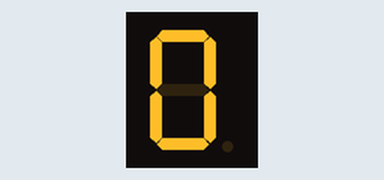
Bench run of a sketch on a simulated Arduino Uno, built with avr-gcc and run on an emulated ATmega328P. Shown: 1-digit seven-segment display. Wiring (inferred from the names in the program): 1-digit 7-segment display, segments lit when HIGH: segments pin 2, pin 3, pin 4, pin 5, pin 6, pin 7, pin 8, pin 9. The segment pins are drawn as the display they are named for.

Above: at 0.1 s.
At 1.1 s:
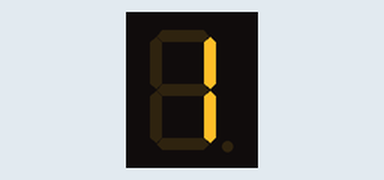
At 2.1 s:
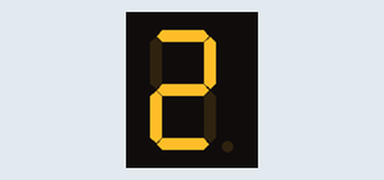
At 4.1 s:
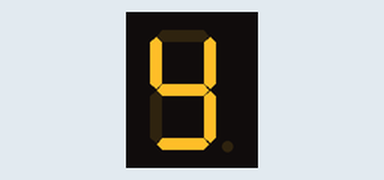
At 6.1 s:
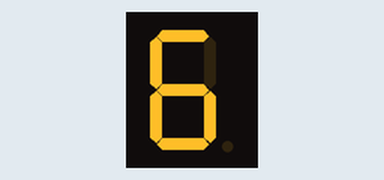
At 9.1 s:
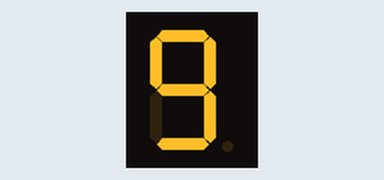

The sketch:

Code.ino
```cpp
// Define pins connected to the 7-segment display
int a = 2;
int b = 3;
int c = 4;
int d = 5;
int e = 6;
int f = 7;
int g = 8;
int dp = 9; // Optional, for decimal point

// Define the 7-segment number patterns (Common Cathode)
int numberPatterns[10][7] = {
  {1, 1, 1, 1, 1, 1, 0},  // 0
  {0, 1, 1, 0, 0, 0, 0},  // 1
  {1, 1, 0, 1, 1, 0, 1},  // 2
  {1, 1, 1, 1, 0, 0, 1},  // 3
  {0, 1, 1, 1, 0, 1, 1},  // 4
  {1, 0, 1, 1, 0, 1, 1},  // 5
  {1, 0, 1, 1, 1, 1, 1},  // 6
  {1, 1, 1, 0, 0, 0, 0},  // 7
  {1, 1, 1, 1, 1, 1, 1},  // 8
  {1, 1, 1, 1, 0, 1, 1}   // 9
};

void setup() {
  // Set all the pins as OUTPUT
  pinMode(a, OUTPUT);
  pinMode(b, OUTPUT);
  pinMode(c, OUTPUT);
  pinMode(d, OUTPUT);
  pinMode(e, OUTPUT);
  pinMode(f, OUTPUT);
  pinMode(g, OUTPUT);
  pinMode(dp, OUTPUT);  // Optional for decimal point
}

void loop() {
  // Display numbers from 0 to 9
  for (int i = 0; i < 10; i++) {
    displayNumber(i);  // Display number on 7-segment display
    delay(1000);  // Wait for 1 second
  }
}

// Function to display a number on the 7-segment display
void displayNumber(int num) {
  // Set the segments to HIGH or LOW depending on the number pattern
  digitalWrite(a, numberPatterns[num][0]);
  digitalWrite(b, numberPatterns[num][1]);
  digitalWrite(c, numberPatterns[num][2]);
  digitalWrite(d, numberPatterns[num][3]);
  digitalWrite(e, numberPatterns[num][4]);
  digitalWrite(f, numberPatterns[num][5]);
  digitalWrite(g, numberPatterns[num][6]);
  digitalWrite(dp, LOW);  // Turn off the decimal point
}
```

Measured:
- by itself, everything shown: repeats every 10.0 s, in 10 steps
- what the display in image 1 shows lasts 1.0 s, from 1.0 s to 2.0 s
